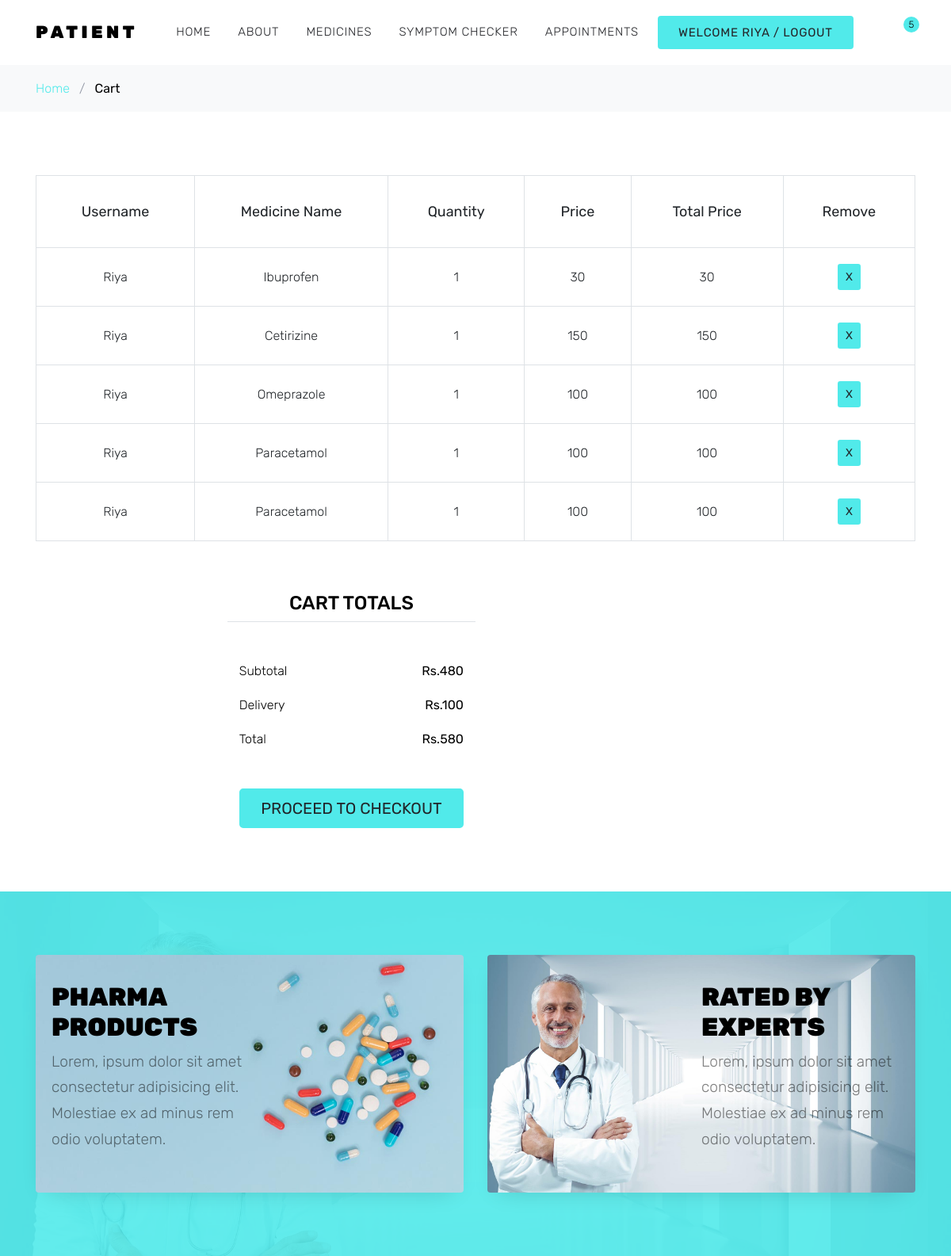
Page /cart_page/ (signed in) on the earlier database version.
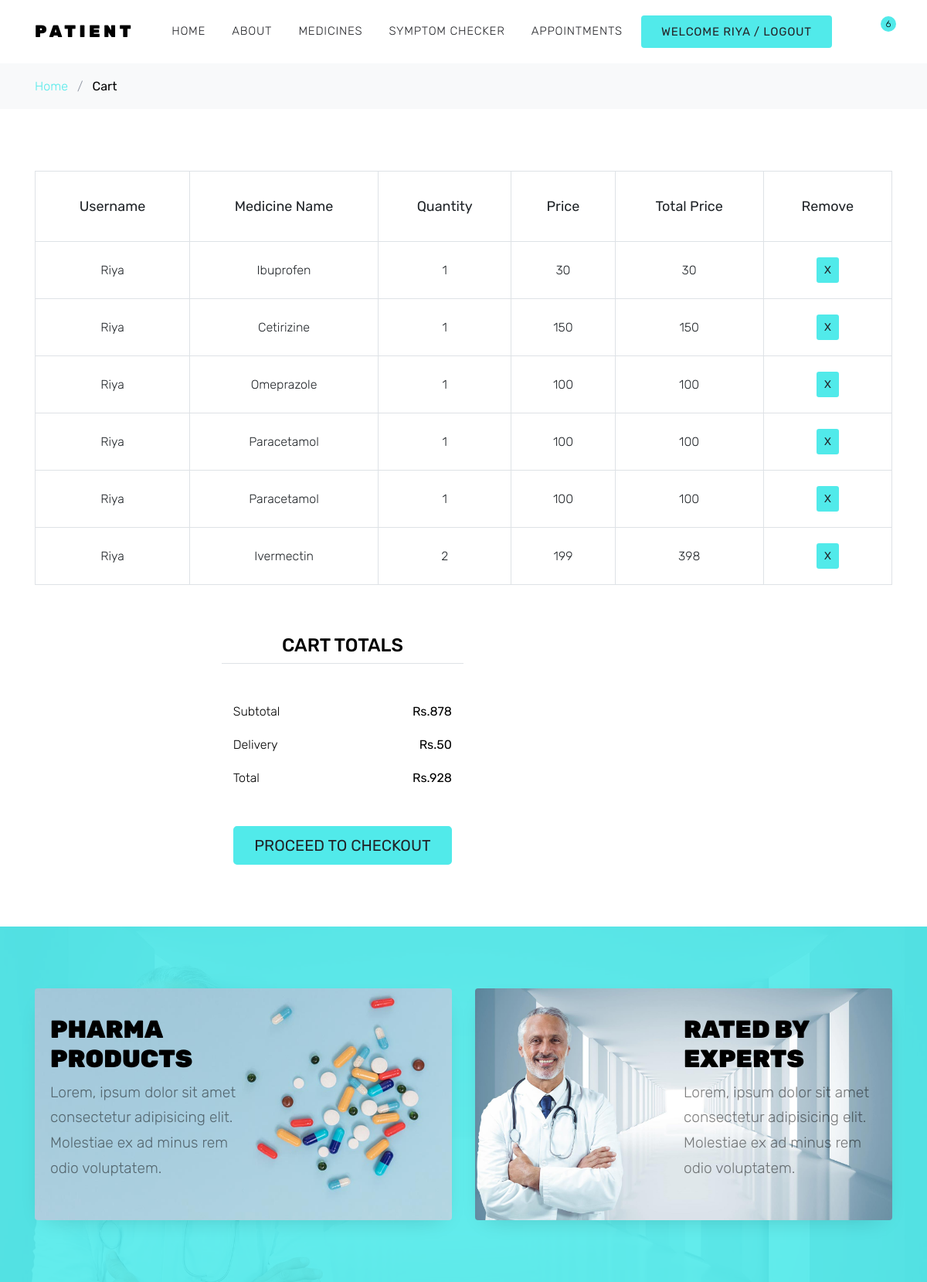
Same page on the later database version.
### userapp/models.py (models this page shows)
class CartDb(models.Model):
    Username=models.CharField(max_length=100,null=True,blank=True)
    Medicine_Name=models.CharField(max_length=100,null=True,blank=True)
    Quantity=models.IntegerField(null=True,blank=True)
    Price=models.IntegerField(null=True,blank=True)
    Total_Price=models.IntegerField(null=True,blank=True)

### userapp/views.py (the view)
# urls.py: path('cart_page/',views.cart_page,name="cart_page"),
def cart_page(request):
    sub_total = 0
    shipping_amount = 0
    total_amount = 0
    x = 0
    cart = CartDb.objects.filter(Username=request.session.get('Username', ''))
    for i in cart:
        sub_total += i.Total_Price
        if sub_total > 500:
            shipping_amount = 50
        else:
            shipping_amount = 100
        total_amount = sub_total + shipping_amount
    x = cart.count()
    return render(request, "Cart.html", {
        'cart': cart,
        'sub_total': sub_total,
        'shipping_amount': shipping_amount,
        'total_amount': total_amount,
        'x': x
    })

### userapp/templates/cart.html (shortened to what this page needs)
<!DOCTYPE html>
{% load static %}
<html lang="en">
<head>
  <link rel="stylesheet" href="{% static 'user/fonts/icomoon/style.css' %}">
  <link rel="stylesheet" href="{% static 'user/css/bootstrap.min.css' %}">
  <link rel="stylesheet" href="{% static 'user/css/magnific-popup.css' %}">
  <link rel="stylesheet" href="{% static 'user/css/jquery-ui.css' %}">
  <link rel="stylesheet" href="{% static 'user/css/owl.carousel.min.css' %}">
  <link rel="stylesheet" href="{% static 'user/css/owl.theme.default.min.css' %}">
  <link rel="stylesheet" href="{% static 'user/css/aos.css' %}">
  <link rel="stylesheet" href="{% static 'user/css/style.css' %}">
</head>
<body>
  <div class="site-wrap">
    <div class="site-navbar py-2">
      <div class="container">
        <div class="d-flex align-items-center justify-content-between">
          <div class="logo">
            <div class="site-logo">
              <a href="{% url 'home' %}" class="js-logo-clone">Patient</a>
            </div>
          </div>
          <div class="main-nav d-none d-lg-block">
            <nav class="site-navigation text-right text-md-center" role="navigation">
              <ul class="site-menu js-clone-nav d-none d-lg-block">
                <li><a href="{% url 'home' %}">Home</a></li>
                <li><a href="{% url 'about_page' %}">About</a></li>
                <li><a href="{% url 'medicine_list' %}">Medicines</a></li>
                <li><a href="{% url 'symptom_checker' %}">Symptom Checker</a></li>
                <li><a href="{% url 'book_appointment' %}">Appointments</a></li>
                {% if request.session.Username %}
                <li>
                  <a href="{% url 'user_logout' %}" class="nav-item nav-link btn btn-primary py-2 px-4">
                    WELCOME {{ request.session.Username }} / Logout
                  </a>
                </li>
                {% else %}
                <li>
                  <a href="{% url 'sign_in' %}" class="btn btn-primary py-2 px-4">Register/Login</a>
                </li>
                {% endif %}
              </ul>
            </nav>
          </div>
          <div class="icons">
            <a href="{% url 'cart_page' %}" class="icons-btn d-inline-block bag">
              <span class="icon-shopping-bag"></span>
              <span class="number">{{ x }}</span>
            </a>
          </div>
        </div>
      </div>
    </div>
    <div class="bg-light py-3">
      <div class="container">
        <div class="row">
          <div class="col-md-12 mb-0 active">
            <a href="index.html">Home</a> <span class="mx-2 mb-0">/</span>
            <strong class="text-black">Cart</strong>
          </div>
        </div>
      </div>
    </div>
    <div class="site-section">
      <div class="container">
        <div class="row mb-5">
          <form class="col-md-12" method="post">
            <div class="site-blocks-table">
              <table class="table table-bordered">
                <thead>
                  <tr>
                    <th class="product-thumbnail">Username</th>
                    <th class="product-name">Medicine Name</th>
                    <th class="product-price">Quantity</th>
                    <th class="product-quantity">Price</th>
                    <th class="product-total">Total Price</th>
                    <th class="product-remove">Remove</th>
                  </tr>
                </thead>
                <tbody>
                {% for i in cart %}
                  <tr>
                    <td class="product-thumbnail">{{i.Username}}</td>
                    <td>{{i.Medicine_Name}}</td>
                    <td>{{i.Quantity}}</td>
                    <td>{{i.Price}}</td>
                    <td>{{i.Total_Price}}</td>
                    <td><a href="{% url 'remove_from_cart' item_id=i.id %}" class="btn btn-primary height-auto btn-sm">X</a></td>
                  </tr>
                 {% endfor %}
                </tbody>
              </table>
            </div>
          </form>
        </div>
        <div class="row">
          <div class="col-md-6 pl-5">
            <div class="row justify-content-end">
              <div class="col-md-7">
                <div class="row">
                  <div class="col-md-12 text-center border-bottom mb-5">
                    <h3 class="text-black h4 text-uppercase">Cart Totals</h3>
                  </div>
                </div>
                <div class="row mb-3">
                  <div class="col-md-6">
                    <span class="text-black">Subtotal</span>
                  </div>
                  <div class="col-md-6 text-right">
                    <strong class="text-black">Rs.{{sub_total}}</strong>
                  </div>
                </div>
                <div class="row mb-3">
                  <div class="col-md-6">
                    <span class="text-black">Delivery</span>
                  </div>
                  <div class="col-md-6 text-right">
                    <strong class="text-black">Rs.{{shipping_amount}}</strong>
                  </div>
                </div>
                <div class="row mb-5">
                  <div class="col-md-6">
                    <span class="text-black">Total</span>
                  </div>
                  <div class="col-md-6 text-right">
                    <strong class="text-black">Rs.{{total_amount}}</strong>
                  </div>
                </div>
                <div class="row">
                  <div class="col-md-12">
                    <a href="{% url 'checkout' %}"><button class="btn btn-primary btn-lg btn-block" onclick="window.location='checkout.html'">Proceed To
                      Checkout</button></a>
                  </div>
                </div>
              </div>
            </div>
          </div>
        </div>
      </div>
    </div>
    <div class="site-section bg-secondary bg-image" style="background-image: url('images/bg_2.jpg');">
      <div class="container">
        <div class="row align-items-stretch">
          <div class="col-lg-6 mb-5 mb-lg-0">
            <a href="#" class="banner-1 h-100 d-flex" style="background-image: url('images/bg_1.jpg');">
              <div class="banner-1-inner align-self-center">
                <h2>Pharma Products</h2>
                <p>Lorem, ipsum dolor sit amet consectetur adipisicing elit. Molestiae ex ad minus rem odio voluptatem.
                </p>
              </div>
            </a>
          </div>
          <div class="col-lg-6 mb-5 mb-lg-0">
            <a href="#" class="banner-1 h-100 d-flex" style="background-image: url('images/bg_2.jpg');">
              <div class="banner-1-inner ml-auto  align-self-center">
                <h2>Rated by Experts</h2>
                <p>Lorem, ipsum dolor sit amet consectetur adipisicing elit. Molestiae ex ad minus rem odio voluptatem.
                </p>
              </div>
            </a>
          </div>
        </div>
      </div>
    </div>
  </div>
</body>
</html>

### userapp/static/user/css/style.css (style rules this page uses)
body { line-height: 1.7; color: #8c92a0; font-weight: 300; font-size: 16px; }
a { -webkit-transition: .3s all ease; -o-transition: .3s all ease; transition: .3s all ease; }
.text-black { color: #000; }
.site-wrap:before { -webkit-transition: .3s all ease-in-out; -o-transition: .3s all ease-in-out; transition: .3s all ease-in-out; background: rgba(0, 0, 0, 0.6); content: ""; position: absolute; z-index: 2000; top: 0; left: 0; right: 0; bottom: 0; opacity: 0; visibility: hidden; }
.btn { -webkit-transition: .3s all ease-in-out; -o-transition: .3s all ease-in-out; transition: .3s all ease-in-out; text-transform: uppercase; border-width: 2px; }
.site-section { padding: 2.5em 0; }
@media (min-width: 768px) { .site-section { padding: 5em 0; } }
.site-logo a { text-transform: uppercase; letter-spacing: .2em; font-size: 22px; color: #000 !important; font-weight: 900; }
.icons-btn { display: inline-block; text-align: center; }
.icons-btn span { display: block; height: 40px; width: 40px; line-height: 40px; }
.site-navbar { margin-bottom: 0px; z-index: 1999; position: relative; top: 0; width: 100%; background: #fff; }
.site-navbar a { color: #000; }
.site-navbar .site-navigation .site-menu { margin-left: 0; padding-left: 0; margin-bottom: 0; }
.site-navbar .site-navigation .site-menu a { text-decoration: none !important; font-size: 15px; display: inline-block; }
.site-navbar .site-navigation .site-menu > li { display: inline-block; padding: 10px 5px; }
.site-navbar .site-navigation .site-menu > li > a { padding: 10px 10px; text-transform: uppercase; letter-spacing: .05em; color: #25262a; font-size: 15px; text-decoration: none !important; }
.site-blocks-table { overflow: auto; }
.site-blocks-table .product-thumbnail { width: 200px; }
.site-blocks-table thead th { padding: 30px; text-align: center; border-width: 1px !important; vertical-align: middle; color: #212529; font-size: 18px; font-weight: normal; }
.site-blocks-table td { padding: 20px; text-align: center; vertical-align: middle; color: #212529; }
.site-blocks-table tbody tr:first-child td { border-top: 1px solid #51eaea !important; }
.bag { position: relative; }
.bag .number { position: absolute; top: 0; width: 20px; height: 20px; border-radius: 50%; line-height: 20px; color: #000; font-size: 12px; background: #51eaea; right: -5px; }
.height-auto { height: auto !important; }
.banner-1 { background-size: cover; background-position: center; background-repeat: no-repeat; padding: 20px; display: block; min-height: 300px; border-radius: 4px; -webkit-box-shadow: 0 10px 30px -15px rgba(0, 0, 0, 0.2); box-shadow: 0 10px 30px -15px rgba(0, 0, 0, 0.2); -webkit-transition: .3s all ease; -o-transition: .3s all ease; transition: .3s all ease; position: relative; top: 0; }
.banner-1 .banner-1-inner { width: 50%; }
.banner-1 .banner-1-inner h2 { color: #000; text-transform: uppercase; font-weight: 900; }
.banner-1 .banner-1-inner p { color: rgba(0, 0, 0, 0.5); font-size: 1.2rem; }
.bg-image { background-size: cover; position: relative; }
.bg-image:after { content: ""; position: absolute; top: 0; left: 0; right: 0; bottom: 0; background: rgba(81, 234, 234, 0.9); z-index: 1; }
.bg-image > .container { position: relative; z-index: 2; }

Differences in the rows shown:
added CartDb: Username "Riya", Medicine_Name "Ivermectin", Quantity "2", Price "199", Total_Price "398"
Other differences:
{{ x }}: "5" → "6"
{{ sub_total }}: "480" → "878"
{{ shipping_amount }}: "100" → "50"
{{ total_amount }}: "580" → "928"
